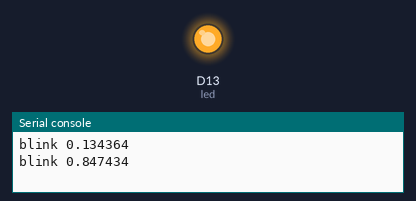
Recording of a program running on a simulated CircuitPython board. Shown: output pins drawn as LEDs (lit = HIGH), the last lines printed to the serial console. Random numbers come from a fixed seed.

Above: at 0.3 s.
At 35.5 s:
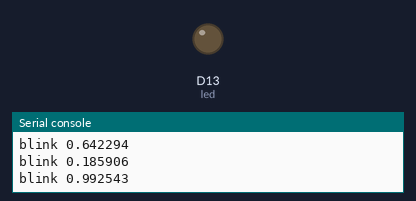
Timing chart, 0 to 40.0 s (numbered marks = the images above):
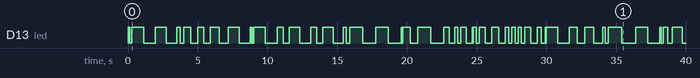

Measured:
- by itself, D13 (led): LOW → HIGH at 0.00 s, → LOW 0.13 s later, → HIGH 0.13 s later, → LOW 0.85 s later, … (88 changes in this stretch)

The program:

01_blink_random.py
```python
import board
import digitalio
import time
import random

led = digitalio.DigitalInOut(board.D13)
led.direction = digitalio.Direction.OUTPUT

while True:
    time_amount = random.uniform(0, 1)

    print("blink", time_amount)

    led.value = True
    time.sleep(time_amount)

    led.value = False
    time.sleep(time_amount)
```
